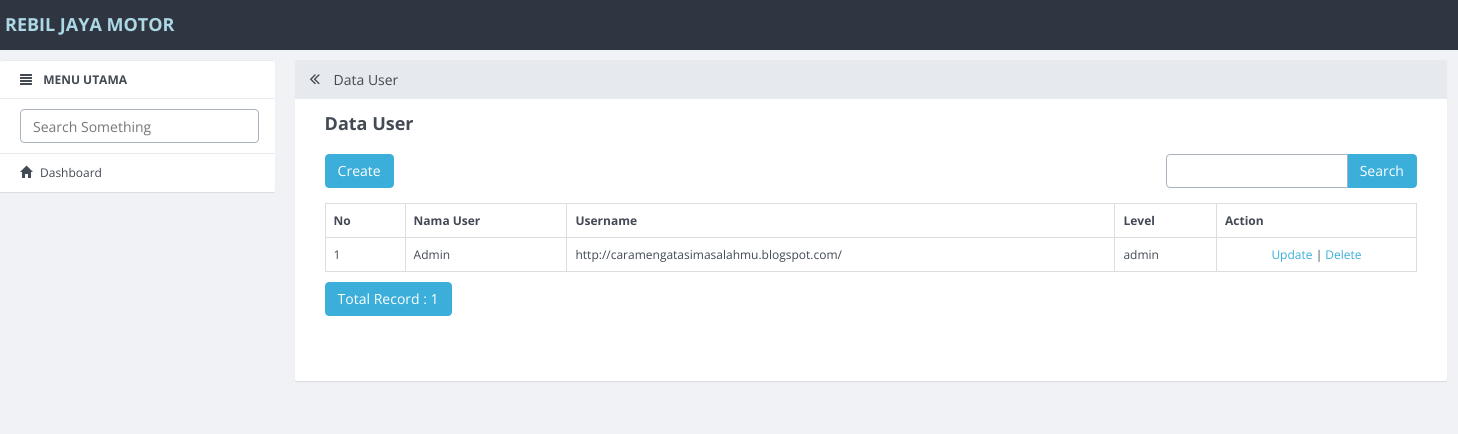
Screenshot of /index.php/users with the database file from the repository.
### tables this page shows
CREATE TABLE `users` (
  `id_user` int(11) NOT NULL,
  `nama_user` varchar(100) DEFAULT NULL,
  `username` varchar(50) DEFAULT NULL,
  `password` varchar(50) DEFAULT NULL,
  `level` varchar(20) DEFAULT NULL
);

### application/controllers/Users.php (called while the page is built, shortened)
<?php
class Users extends CI_Controller
{
    function __construct()
    {
        $this->load->model('Users_model');
        $this->load->library('form_validation');
    }
    public function index()
    {
        $q = urldecode($this->input->get('q', TRUE));
        $start = intval($this->input->get('start'));
        if ($q <> '') {
            $config['base_url'] = base_url() . 'users/index.html?q=' . urlencode($q);
            $config['first_url'] = base_url() . 'users/index.html?q=' . urlencode($q);
        } else {
            $config['base_url'] = base_url() . 'users/index.html';
            $config['first_url'] = base_url() . 'users/index.html';
        }
        $config['per_page'] = 10;
        $config['page_query_string'] = TRUE;
        $config['total_rows'] = $this->Users_model->total_rows($q);
        $users = $this->Users_model->get_limit_data($config['per_page'], $start, $q);
        $this->load->library('pagination');
        $this->pagination->initialize($config);
        $data = array(
            'users_data' => $users,
            'q' => $q,
            'pagination' => $this->pagination->create_links(),
            'total_rows' => $config['total_rows'],
            'start' => $start,
            'konten' => 'users/users_list',
            'judul' => 'Data User',
        );
        $this->load->view('v_index', $data);
    }
}

### index.php (called while the page is built, shortened)
<?php
require_once BASEPATH.'core/CodeIgniter.php';

### application/config/config.php (called while the page is built, shortened)
<?php
$config['base_url'] = "http://".$_SERVER['HTTP_HOST'];
$config['base_url'] .= preg_replace('@/+$@','',dirname($_SERVER['SCRIPT_NAME'])).'/';
$config['index_page'] = '';
$config['uri_protocol']	= 'REQUEST_URI';
$config['url_suffix'] = '.html';
$config['language']	= 'english';
$config['charset'] = 'UTF-8';
$config['enable_hooks'] = FALSE;
$config['subclass_prefix'] = 'MY_';
$config['composer_autoload'] = FALSE;
$config['permitted_uri_chars'] = 'a-z 0-9~%.:_\-';
$config['enable_query_strings'] = FALSE;
$config['controller_trigger'] = 'c';
$config['function_trigger'] = 'm';
$config['directory_trigger'] = 'd';
$config['allow_get_array'] = TRUE;
$config['log_threshold'] = 0;
$config['log_path'] = '';
$config['log_file_extension'] = '';
$config['log_file_permissions'] = 0644;
$config['log_date_format'] = 'Y-m-d H:i:s';
$config['error_views_path'] = '';
$config['cache_path'] = '';
$config['cache_query_string'] = FALSE;
$config['encryption_key'] = '';
$config['sess_driver'] = 'files';
$config['sess_cookie_name'] = 'ci_session';
$config['sess_expiration'] = 7200;
$config['sess_save_path'] = NULL;
$config['sess_match_ip'] = FALSE;
$config['sess_time_to_update'] = 300;
$config['sess_regenerate_destroy'] = FALSE;
$config['cookie_prefix']	= '';
$config['cookie_domain']	= '';
$config['cookie_path']		= '/';
$config['cookie_secure']	= FALSE;
$config['cookie_httponly'] 	= FALSE;
$config['standardize_newlines'] = FALSE;
$config['global_xss_filtering'] = FALSE;
$config['csrf_protection'] = FALSE;
$config['csrf_token_name'] = 'csrf_test_name';
$config['csrf_cookie_name'] = 'csrf_cookie_name';
$config['csrf_expire'] = 7200;
$config['csrf_regenerate'] = TRUE;
$config['csrf_exclude_uris'] = array();
$config['compress_output'] = FALSE;
$config['time_reference'] = 'local';
$config['rewrite_short_tags'] = FALSE;
$config['proxy_ips'] = '';

### application/models/Users_model.php (called while the page is built, shortened)
<?php
class Users_model extends CI_Model
{
    public $table = 'users';
    public $id = 'id_user';
    public $order = 'DESC';
    function total_rows($q = NULL) {
        $this->db->like('id_user', $q);
	$this->db->or_like('nama_user', $q);
	$this->db->or_like('username', $q);
	$this->db->or_like('password', $q);
	$this->db->or_like('level', $q);
	$this->db->from($this->table);
        return $this->db->count_all_results();
    }
    function get_limit_data($limit, $start = 0, $q = NULL) {
        $this->db->order_by($this->id, $this->order);
        $this->db->like('id_user', $q);
	$this->db->or_like('nama_user', $q);
	$this->db->or_like('username', $q);
	$this->db->or_like('password', $q);
	$this->db->or_like('level', $q);
	$this->db->limit($limit, $start);
        return $this->db->get($this->table)->result();
    }
}

### application/views/users/users_list.php (the view, shortened to what this page needs)
<div class="row" style="margin-bottom: 10px">
            <div class="col-md-4">
                <?php echo anchor(site_url('users/create'),'Create', 'class="btn btn-primary"'); ?>
            </div>
            <div class="col-md-4 text-center">
            </div>
            <div class="col-md-1 text-right">
            </div>
            <div class="col-md-3 text-right">
                <form action="<?php echo site_url('users/index'); ?>" class="form-inline" method="get">
                    <div class="input-group">
                        <input type="text" class="form-control" name="q" value="<?php echo $q; ?>">
                        <span class="input-group-btn">
                          <button class="btn btn-primary" type="submit">Search</button>
                        </span>
                    </div>
                </form>
            </div>
        </div>
        <table class="table table-bordered" style="margin-bottom: 10px">
            <tr>
                <th>No</th>
        <th>Nama User</th>
        <th>Username</th>
        <th>Level</th>
        <th>Action</th>
            </tr><?php
            foreach ($users_data as $users)
            {
                ?>
                <tr>
            <td width="80px"><?php echo ++$start ?></td>
            <td><?php echo $users->nama_user ?></td>
            <td><?php echo $users->username ?></td>
            <td><?php echo $users->level ?></td>
            <td style="text-align:center" width="200px">
                <?php
                echo anchor(site_url('users/update/'.$users->id_user),'Update');
                echo ' | ';
                echo anchor(site_url('users/delete/'.$users->id_user),'Delete','onclick="javasciprt: return confirm(\'Are You Sure ?\')"');
                ?>
            </td>
        </tr>
                <?php
            }
            ?>
        </table>
        <div class="row">
            <div class="col-md-6">
                <a href="#" class="btn btn-primary">Total Record : <?php echo $total_rows ?></a>
        </div>
            <div class="col-md-6 text-right">
            </div>
        </div>

### rows the page displays
users: nama_user "Admin", username "http://caramengatasimasalahmu.blogspot.com/", level "admin", id_user "Update", id_user "Delete"

### other values shown
$judul "Data User"
anchor(site_url('users/create'),'Create', 'class="btn btn-primary"') "Create"
$total_rows "1"
